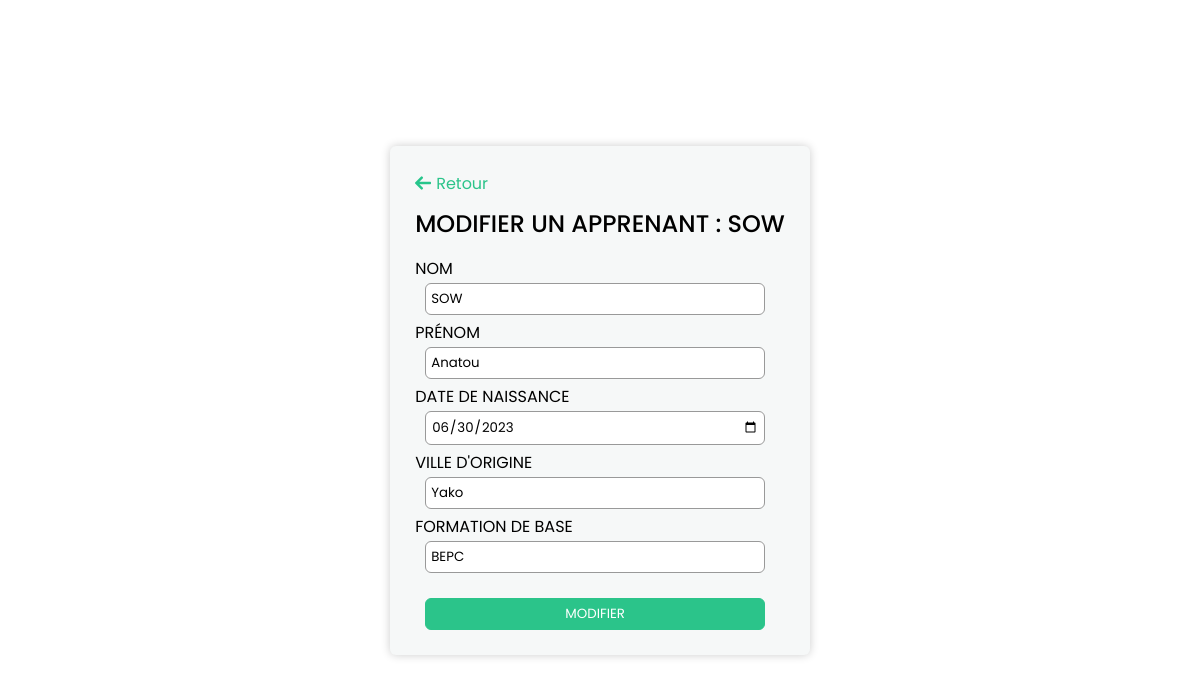
Screenshot of /modifier.php?id=11 with the database file from the repository.
### tables this page shows
CREATE TABLE `employe` (
  `id` int(8) NOT NULL,
  `nom` varchar(255) NOT NULL,
  `prenom` varchar(255) NOT NULL,
  `date_de_naissance` date NOT NULL,
  `ville_origine` varchar(255) NOT NULL,
  `formation_de_base` varchar(255) NOT NULL
);

### modifier.php (the view, shortened to what this page needs)
<!DOCTYPE html>
<html lang="en">
<head>
    <link rel="stylesheet" href="style.css">
</head>
<body>
<?php
        include_once "connexion.php";
        $id = $_GET['id'];
        $req = mysqli_query($con, "SELECT * FROM employe WHERE id = $id");
        $row = mysqli_fetch_assoc($req);
    ?>
    <div class="form">
        <a href="index.php" class="back_btn"><img src="images/back.png">Retour</a>
        <h2>Modifier un apprenant : <?=$row['nom']?> </h2>
        <form action="" method="POST">
            <label>Nom</label>
            <input type="text" name="nom" value="<?=$row['nom']?>">
            <label>Prénom</label>
            <input type="text" name="prenom" value="<?=$row['prenom']?>">
            <label>Date de naissance</label>
            <input type="date" name="date_de_naissance" value="<?=$row['date_de_naissance']?>">
            <label>Ville d'origine</label>
            <input type="text" name="ville_origine" value="<?=$row['ville_origine']?>">
            <label>Formation de base</label>
            <input type="text" name="formation_de_base" value="<?=$row['formation_de_base']?>">
            <input type="submit" value="Modifier" name="button">
        </form>
    </div>
</body>
</html>

### style.css (style rules this page uses)
* { margin: 0; padding: 0; box-sizing: border-box; font-family: "Poppins", sans-serif; }
body { display: flex; align-items: center; justify-content: center; min-height: 100vh; position: relative; }
form input { border-radius: 6px; margin-left: 10px; }
img { height: 25px; }
.form { background-color: #f6f8f8; padding: 25px; box-shadow: 0 0 10px rgba(0, 0, 0, 0.2); border-radius: 6px; }
.form form { display: flex; width: 350px; flex-direction: column; }
.back_btn { color: #2bc48a; text-decoration: 0; display: flex; align-items: center; }
.back_btn img { height: 16px; margin-right: 5px; }
h2 { margin: 10px 0; font-weight: 500; text-transform: uppercase; }
label { margin-top: 5px; text-transform: uppercase; }
input { padding: 5px; border: 1px solid #999; outline: 0; margin-top: 2px; }
input[type="submit"] { margin-top: 25px; background-color: #2bc48a; border: 1px solid #2bc48a; cursor: pointer; color: #fff; text-transform: uppercase; }

### rows the page displays
employe: nom "SOW", prenom "Anatou", date_de_naissance "06/30/2023", ville_origine "Yako", formation_de_base "BEPC"
